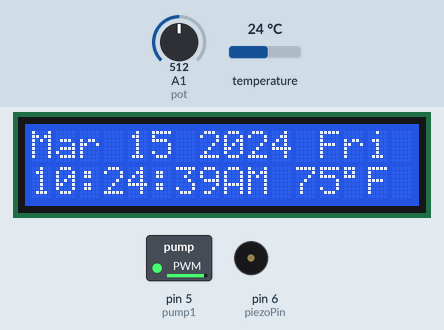
This sketch was run on a simulated Arduino Uno, built with avr-gcc and run on an emulated ATmega328P. Shown: 16×2 character LCD, switched loads named in the sketch (green lamp = pin HIGH), buzzer (waves = sounding). Inputs (shaded band) come from the test bench; at power-on: A1 (pot) = 512, temperature 24 °C. The local clock reads 2024-03-15 10:24:30 at power-on unless the sketch sets it.

Above: at 9.4 s.
9.5 s: A1 (pot) set to 505
At 10.8 s:
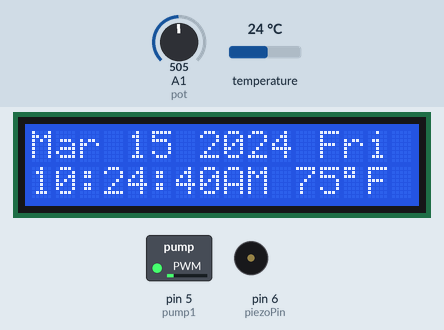
12.5 s: A1 (pot) set to 122
At 14.1 s:
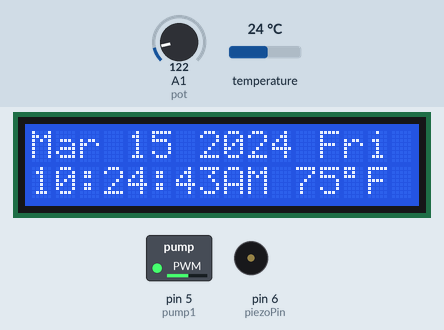
15.5 s: temperature set to 12 °C
At 16.9 s:
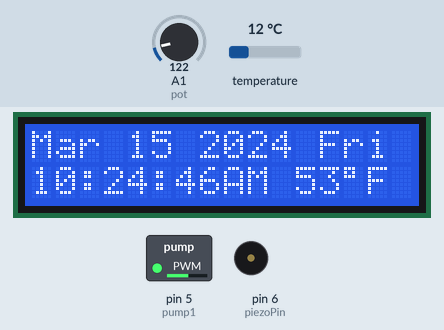
18.5 s: temperature set to 19 °C
At 20.1 s:
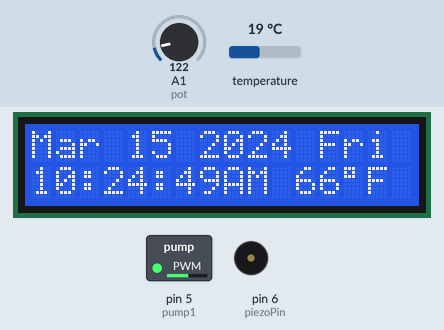
21.5 s: temperature set to 28 °C
At 23.1 s:
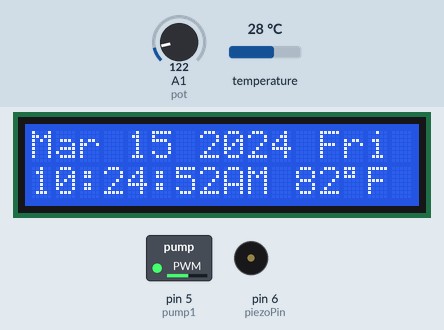
Timing chart, 0 to 24.6 s (numbered marks = the images above; inputs shaded):
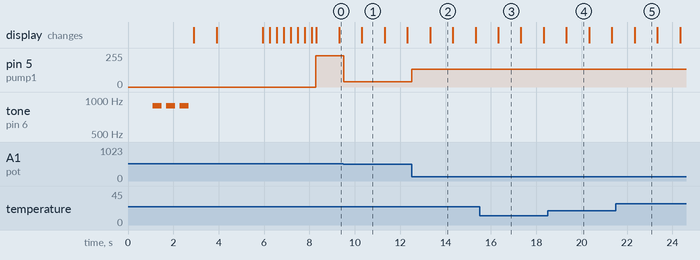

The sketch:

aquarium_control_system.ino
```cpp
#include <Wire.h>
#include <RTClib.h>
#include <LiquidCrystal_I2C.h>
#include <Adafruit_PWMServoDriver.h>

const uint8_t en = 2, rw = 1, rs = 0, d4 = 4, d5 = 5, d6 = 6, d7 = 7, bl = 3; // Define LCD pinout
const uint8_t piezoPin = 6;
uint8_t speaker = 6;
const uint8_t pwmLed = 0;
uint16_t fadeDelay = 879; // 4096 * 879 / 60 = 60 minutes ~ one hour
uint16_t maxPWMsteps = 768;
uint16_t daytimeStart = 554;
uint16_t daytimeEnd = 1753;
bool LightOn;
char illuminate[8];
uint16_t pot = A1;
uint8_t pump1 = 5;
unsigned long int lastIteration = 0;
int volatile rotaryEncoder = 2;
bool rotarySW = 3;
byte rotaryDT = 2;
byte rotaryCLK = 4;
byte volatile counter = 0;
bool lockMenuPosition = false;

LiquidCrystal_I2C lcd(0x27, en, rw, rs, d4, d5, d6, d7, bl, POSITIVE);

RTC_DS3231 rtc;

Adafruit_PWMServoDriver pwm = Adafruit_PWMServoDriver();

char daysOfTheWeek[7][12] = {"Sunday", "Monday", "Tuesday", "Wednesday", "Thursday", "Friday", "Saturday"};

bool checkDaytime() {
  DateTime now = rtc.now();
  int nowInteger = now.hour() * 100 + now.minute();

  if (nowInteger > daytimeStart && nowInteger < daytimeEnd) {
    return true;
  }
  return false;
}

void updateLCD(uint16_t interval = 1000) {
  if ((millis() - lastIteration) > interval) {
    lastIteration = millis();

    DateTime now = rtc.now();

    int farenheit = rtc.getTemperature() * 1.8 + 32;
    char buf1[] = "MMM DD YYYY DDD";
    char buf2[] = "hh:mm:ssAP";
    lcd.clear();
    lcd.setCursor(0, 0);
    lcd.print(now.toString(buf1));
    lcd.setCursor(0, 1);
    lcd.print(now.toString(buf2));
    lcd.setCursor(11, 1);
    lcd.print(farenheit);
    lcd.setCursor(13, 1);
    lcd.print((char)223); //ascii number for degrees symbol
    lcd.print("F");
  }
}

void setup () {

  pinMode(piezoPin, OUTPUT);
  pinMode(pot, INPUT_PULLUP);
  pinMode(pump1, OUTPUT);

  Serial.begin(57600);
  lcd.begin(16, 2);
  pwm.begin();

  lcd.setCursor(0, 0);
  lcd.print("Aquarium control 1.0");
  delay(1000);

  if (! rtc.begin()) {
    Serial.println("Couldn't find RTC");
    while (1);
  }

  if (rtc.lostPower()) {
    Serial.println("RTC lost power, let's set the time!");
    rtc.adjust(DateTime(F(__DATE__), F(__TIME__)));
  }

  pwm.setOscillatorFrequency(27000000);
  pwm.setPWMFreq(1600);

  for (uint8_t t = 0; t < 3; t++) {
    tone(piezoPin, 890);
    delay(400);
    noTone(piezoPin);
    delay(200);
  }

  lcd.clear();
  lcd.setCursor(0, 0);
  lcd.print("CHECKING TIME...");
  delay(1000);

  DateTime now = rtc.now();

  if (checkDaytime()) {
    lcd.setCursor(0, 1);
    lcd.print("DAY MODE");
    delay(2000);
    LightOn = true;
    lcd.setBacklight(HIGH);

    uint16_t i = 0;
    uint8_t lastPercent;
    while (i < maxPWMsteps) {
      pwm.setPin(pwmLed, i);
      uint8_t percent = map(i, 0, maxPWMsteps, 0, 100);
      if (percent != lastPercent) {
        sprintf(illuminate, "ILLUMINATING %d%%", percent);
        lcd.setCursor(0, 1);
        lcd.print(illuminate);
      }
      lastPercent = percent;
      i++;
      delay(1);
    }

  } else {
    lcd.setCursor(0, 1);
    lcd.print("NIGHT MODE");
    delay(2000);
    LightOn = false;
    lcd.setBacklight(LOW);
    updateLCD();
    pwm.setPin(pwmLed, 0);
    pwm.sleep();
  }
}

void alarmSound(int x = 890, int y = 400) {

  tone(piezoPin, x);
  delay(y);
  noTone(piezoPin);
  delay(y);
}

void lightfadeOn(uint16_t y, uint16_t z = 4095) {

  char illuminate[8];
  uint16_t i = 0;
  uint8_t lastPercent;
  pwm.wakeup();
  while ( i < z) {
    if (i > 511) {
      lcd.setBacklight(HIGH);
    }
    pwm.setPin(pwmLed, i);
    uint8_t percent = map(i, 0, z, 0, 100);
    if (percent != lastPercent) {
      sprintf(illuminate, "ILLUMINATING %d%", percent);
      lcd.clear();
      lcd.setCursor(0, 0);
      lcd.print(illuminate);
    }
    lastPercent = percent;
    i++;
    delay(y); // 30 minutes at 4096 steps / 1800 seconds.
  }
}

void lightfadeOff(uint16_t y, uint16_t z = 4095) {

  char dim[8];
  uint8_t lastPercent;
  uint16_t i = z;
  while ( i > 0) {
    if (i < 512) {
      lcd.setBacklight(LOW);
    }
    pwm.setPin(pwmLed, i);
    uint8_t percent = map(i, 0, z, 0, 100);
    if (percent != lastPercent) {
      sprintf(dim, "DIMMING %d%", percent);
      lcd.clear();
      lcd.setCursor(0, 0);
      lcd.print(dim);
    }
    lastPercent = percent;
    i--;
    delay(y);
  }
  pwm.sleep();
}

void motorControl() {
  uint8_t potVal = analogRead(pot);
  potVal = map(potVal, 17, 216, 0, 255);
  analogWrite(pump1, potVal);
}

void menu() {
  lockMenuPosition = false;
  switch (counter) {
    case 1:
      lcd.clear();
      lcd.setCursor(0, 0);
      lcd.print("LED PWM Steps");
      if (digitalRead(rotarySW == HIGH)) {
        lockMenuPosition = true;
        ledPWMsteps;
      }
      break;
    case 2:
      lcd.print("light/dark delay");
      break;
    case 3:
      lcd.print("Illuminate time");
      break;
    case 4:
      lcd.print("Fade time");
      break;
    default:

      break;
  }
}

void isr() {
  static long unsigned lastInterruptTime = 0;
  unsigned long interruptTime = millis();

  if (interruptTime - lastInterruptTime > 5) {
    if (digitalRead(rotaryDT) == LOW) {
      counter = max(counter, 0);
      counter--;
    } else {
      counter = min(counter, 53);
      counter++;
    }
  }
  interruptTime = lastInterruptTime;
}

void ledPWMsteps() {
  //trying to write code that would allow rotary encoder button press, select different fields to edit, the rotary knob would change value then button press again to save
  while (lockMenuPosition == true) {
    String menuArray[2] = {"OLD", "NEW"};
    counter = 0;
    counter = max(counter, 0);
    counter = min(counter, 1); // replace wih number of array objects

    uint16_t newPWMsteps; // after changing the newPWMsteps, set the newPWMsteps to be the maxPWMsteps.
    lcd.clear();
    lcd.setCursor(0, 0);
    lcd.print(menuArray[0]);
    lcd.setCursor(5,0);
    lcd.print(maxPWMsteps);
    lcd.setCursor(0, 1);
    lcd.print(menuArray[1]);
    lcd.setCursor(5, 1);
    lcd.print(newPWMsteps);

  }
}

void loop () {

  motorControl();

  DateTime now = rtc.now();

  if (checkDaytime()) {
    if (LightOn == 0) {
      for (uint8_t t = 0; t < 7; t++) {
        alarmSound();
      }
      lcd.clear();
      lcd.setCursor(0, 0);
      lcd.print("ILLUMINATING");
      LightOn = 1;
      lightfadeOn(fadeDelay, maxPWMsteps);
    }
  } else {
    if (LightOn > 0) {
      for (uint8_t t = 0; t < 4; t++) {
        alarmSound();
      }
      lcd.clear();
      lcd.setCursor(0, 0);
      lcd.print("DIMMING");
      LightOn = 0;
      lightfadeOff(fadeDelay, maxPWMsteps);
    }
  }

  updateLCD(1000);
}
```

Measured:
- the behaviour switches between 512 and 511 on A1 (pot) (found by bisection; images 0 and 1)
- after the input at 9.5 s, pin 5 (pump1): 235/255 → 41/255 at once
- after the input at 12.5 s, pin 5 (pump1): 41/255 → 134/255 at once
- what the display in image 1 shows lasts 1.0 s, from 10.3 s to 11.3 s
